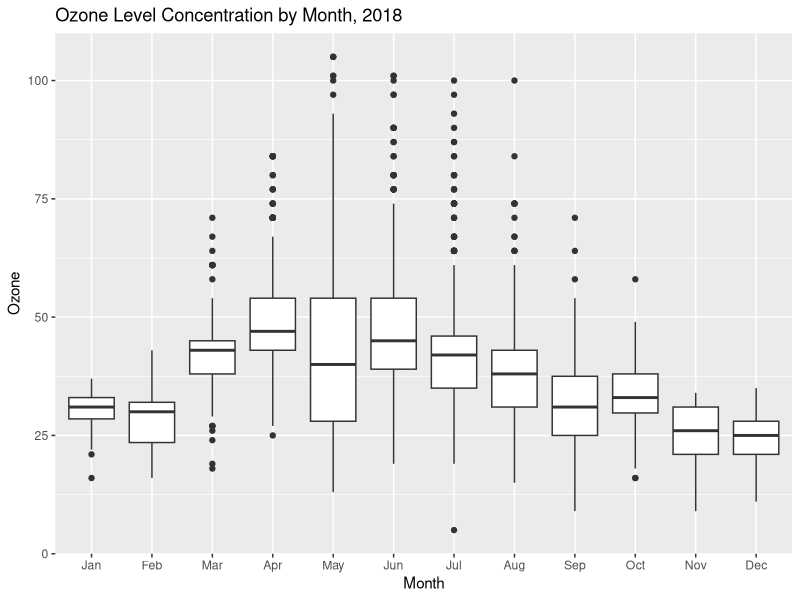
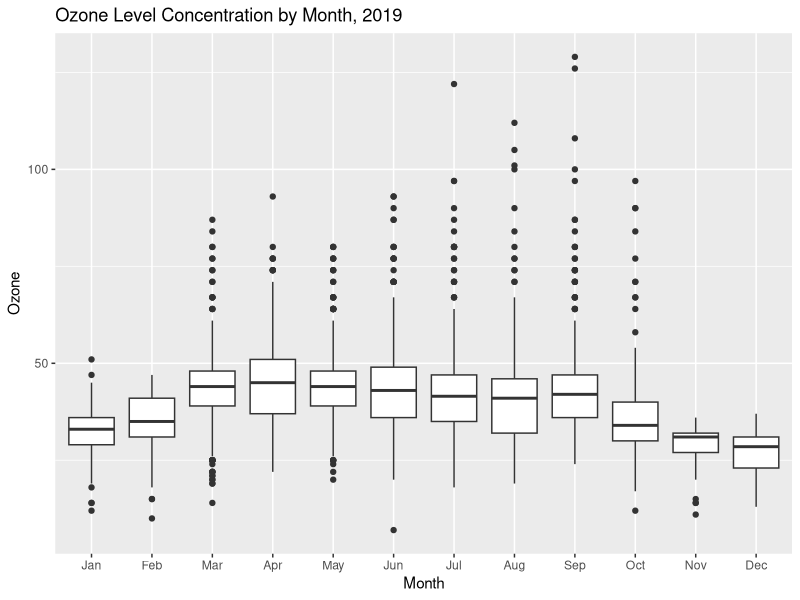

Write the R code that produced these figures, in order.
## ---- chunk 1
#Import libraries
library(tidyverse)
library(lubridate)
library(here)
library(knitr)

#Import EPA data (from the processed folder) & fix dates
epa_data <- read.csv(
  here("Data", "Processed","EPAair_O3_PM25_NC1819_Processed.csv"),
  stringsAsFactors = TRUE) %>% 
  mutate(Date = ymd(Date))

#view(epa_data)

## ---- chunk 2

#Compute mean PM2.5 concentration for each county, sorted by value
summary_PM25 <- epa_data %>% 
  drop_na(PM2.5) %>% 
  group_by(COUNTY) %>% 
  summarize(mean_PM2.5 = mean(PM2.5)) %>% 
  arrange(mean_PM2.5)

#view(summary_PM25)

#Compute mean ozone concentration for each county, sorted by value
summary_Ozone <- epa_data %>% 
  drop_na(Ozone) %>% 
  group_by(COUNTY) %>% 
  summarize(
    mean_Ozone = mean(Ozone)) %>% 
  arrange(mean_Ozone)

#view(summary_Ozone)

#Use the `kable` function to produce the 2 tables in markdown format

kable(x = summary_PM25, digits = 2,
      col.names = c('County', "$\\mu g/m^3$"),
      caption = "Mean Particulates (2.5mm)")

kable(x = summary_Ozone, digits = 2,
      col.names = c('County', "$\\mu g/m^3$"),
      caption = "Mean Ozone")

## ---- chunk 3

#Plot Ozone for 2018 from epa_data
#Use factor for Month to add the Month Abbreviation Labels
#Add titles using + labs() operation

Ozone2018Plot <-
  ggplot(filter(epa_data, Year == 2018),
         aes(x = factor(Month, levels=1:12,
             labels=month.abb), y = Ozone)) +
  geom_boxplot() +
  labs(
    title = "Ozone Level Concentration by Month, 2018",
    x = "Month",
    y = "Ozone")

print(Ozone2018Plot)


## ---- chunk 4

#Plot Ozone for 2019 from epa_data
#Use factor for Month to add the Month Abbreviation Labels
#Add titles using + labs() operation

Ozone2019Plot <-
  ggplot(filter(epa_data, Year == 2019),
         aes(x = factor(Month, levels=1:12,
             labels=month.abb), y = Ozone)) +
  geom_boxplot() +
  labs(
    title = "Ozone Level Concentration by Month, 2019",
    x = "Month",
    y = "Ozone")

print(Ozone2019Plot)

